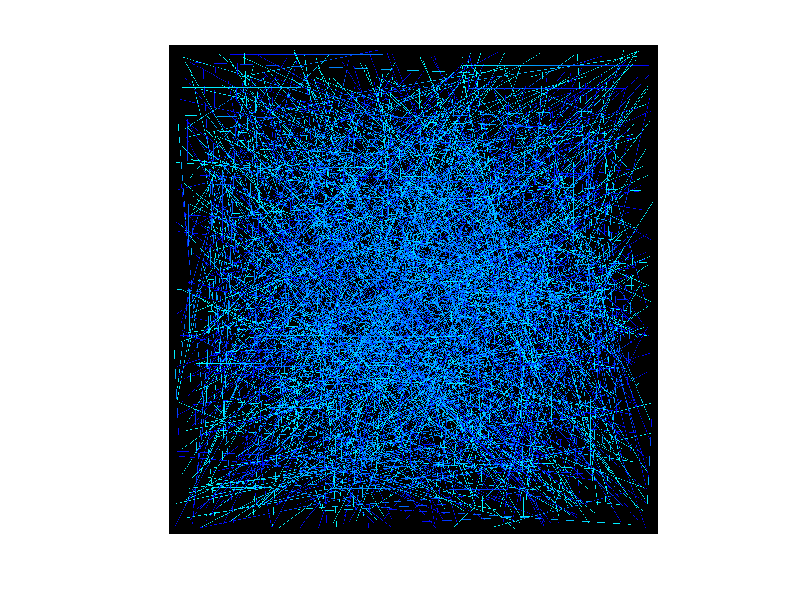

This chart was generated by the following MATLAB code:
#! octave-interpreter-name -qf
pkg load image
pkg load statistics

xDimension = 1000;
yDimension = 1000;
channels = 3;

# the buffer we're writing to
global fieldImage;

# write some stuff to the fieldImage
function drawLine( start, startColor, stop, stopColor )
	global fieldImage;
	offset = stop - start; # normalizing the offset vector
	length = sqrt( offset( 1 ) * offset( 1 ) + offset( 2 ) * offset( 2 ) );
	offset = ( offset ) ./ length;

	for i = 1:length
		writeLoc = start + i * offset;

		fraction = i / length;
		interpolatedColor = ( startColor .* ( 1 - fraction ) ) +  ( stopColor .* fraction );

		fieldImage( int32( writeLoc( 1 ) ), int32( writeLoc( 2 ) ), 1 ) = interpolatedColor( 1 );
		fieldImage( int32( writeLoc( 1 ) ), int32( writeLoc( 2 ) ), 2 ) = interpolatedColor( 2 );
		fieldImage( int32( writeLoc( 1 ) ), int32( writeLoc( 2 ) ), 3 ) = interpolatedColor( 3 );
	endfor
end

# clear the image
fieldImage = zeros( xDimension, yDimension, channels );

# drawing some random lines
numLines = 1000
for i = 1:numLines
	points = unifrnd( 10, 990, 2, 2 );
	drawLine(
		points( 1, : ), [ 0, 0, 1 ],
		points( 2, : ), [ 0, 1, 1 ]
	);
	printf( "\r%d / %d          ", i, numLines );
endfor

imshow( fieldImage );

# save out the fieldImage
# imwrite( fieldImage, 'test.png', 'png' );
printf( "Image Written.\n" );
# close all
